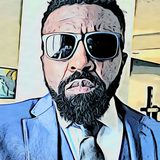
#> input picture alain-tchamo-officiel.jpg, 160 x 160 px
$ python -i deck.py   (imports and definitions only)
#> lines starting #> are read from the running program, lines starting #| are printed output that depends on the picture; after the words box and inside, x2 and y2 are one past the last pixel; in counts of white or black regions, pixels touching at a corner belong together
"""
Aurora Dark Premium — moteur de rendu double (PPTX + aperçu PNG).
Un même "spec" de slide alimente python-pptx et un rendu PIL de vérification.
"""
import copy
from pptx import Presentation
from pptx.util import Emu, Pt
from pptx.dml.color import RGBColor
from pptx.enum.text import PP_ALIGN, MSO_ANCHOR
from pptx.enum.shapes import MSO_SHAPE
from pptx.oxml.ns import qn
from PIL import Image, ImageDraw, ImageFont
import math, os

EMU = 914400
def IN(v): return Emu(int(v*EMU))
PXIN = 100  # preview px per inch
W_IN, H_IN = 13.3333, 7.5

FONTDIR = "/usr/share/fonts/truetype/custom"
FONT_FILES = {
    "Montserrat": "Montserrat-Regular.ttf",
    "Montserrat Medium": "Montserrat-Medium.ttf",
    "Montserrat SemiBold": "Montserrat-SemiBold.ttf",
    "Montserrat Bold": "Montserrat-Bold.ttf",
    "Montserrat ExtraBold": "Montserrat-ExtraBold.ttf",
    "Montserrat Black": "Montserrat-Black.ttf",
    "Inter": "Inter-Regular.ttf",
    "Inter Medium": "Inter-Medium.ttf",
    "Inter SemiBold": "Inter-SemiBold.ttf",
    "Inter Bold": "Inter-Bold.ttf",
}

# ---------- palette ----------
INK        = "0A0E1A"
INK2       = "0E1426"
INK_BOT    = "070A12"
CARD       = "151D33"
CARD2      = "1A2440"
CARD_HI    = "1E2A4A"
BORDER     = "263352"
BORDER_HI  = "3A4A78"
WHITE      = "FFFFFF"
TXT        = "F4F7FF"
TXT2       = "AEB9D6"
TXT3       = "7E8AAC"
# accents
BLUE       = "5B8DEF"
VIOLET     = "9B6DFF"
GOLD       = "F6B43C"
GOLD2      = "FFD36E"
CYAN       = "31D7E6"
ROSE       = "FB7185"
GREEN      = "3DDC97"

GR_PRIMARY = (BLUE, VIOLET)
GR_GOLD    = (GOLD, GOLD2)
GR_CYAN    = (CYAN, BLUE)
GR_ROSE    = (ROSE, VIOLET)
GR_GREEN   = (GREEN, CYAN)

def hx(c): return tuple(int(c[i:i+2],16) for i in (0,2,4))

# ===================================================================
#  SPEC builders — chaque slide est une liste d'éléments (dicts)
# ===================================================================
def el(t, **k): k["t"]=t; return k

# ===================================================================
#  PPTX RENDERER
# ===================================================================
def _set_fill(shape, color):
    shape.fill.solid(); shape.fill.fore_color.rgb = RGBColor.from_string(color)

def _no_line(shape):
    shape.line.fill.background()

# [40 lines left out: functions _grad_xml, _radial_xml, _apply_grad, _shadow, not called in this run]

def _set_spc(run, spc_pt):
    run._r.get_or_add_rPr().set('spc', str(int(spc_pt*100)))

# [92 lines left out: functions _run_grad, render_pptx, _add_rrect, _pptx_el, _pptx_text, not called in this run]

# ===================================================================
#  PIL PREVIEW RENDERER
# ===================================================================
_fcache={}
# [5 lines left out: function _pil_font, not called in this run]

def make_circle_avatar(src, out, d=360):
    """Recadre une photo en cercle (fond transparent) pour servir d'avatar."""
#> called with src = '../alain-tchamo-officiel.jpg', out = 'out.png', d = 360
    im=Image.open(src).convert("RGBA")
    w,h=im.size; sq=min(w,h)
#> after `w, h = im.size`: w = 160; h = 160
#> after `sq = min(w, h)`: sq = 160
    im=im.crop(((w-sq)//2,(h-sq)//2,(w-sq)//2+sq,(h-sq)//2+sq)).resize((d,d),Image.LANCZOS)
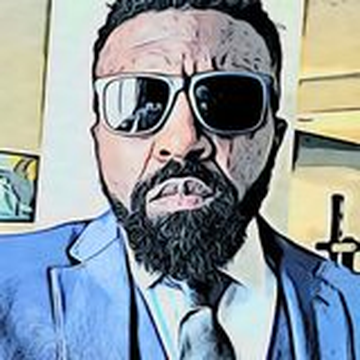
#> im: PIL image 360x360 RGBA; mean R, G, B, A 143.1, 153.3, 159.3, 255
    mask=Image.new("L",(d,d),0); ImageDraw.Draw(mask).ellipse([0,0,d-1,d-1],fill=255)
#> after `mask = Image.new('L', (d, d), 0)`: mask: PIL image 360x360 L; every value is 0
#> after `ImageDraw.Draw(mask).ellipse([0, 0, d - 1, d - 1], fill=255)`:
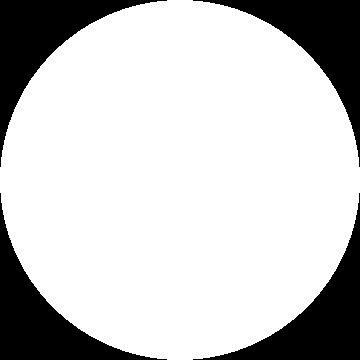
#> mask: PIL image 360x360 L; 78.5% white; 4 black regions, box (x1, y1, x2, y2) and area: (0, 0, 167, 167) 6967, (193, 0, 360, 167) 6967, (0, 193, 167, 360) 6967, (193, 193, 360, 360) 6967
    res=Image.new("RGBA",(d,d),(0,0,0,0)); res.paste(im,(0,0),mask)
#> after `res = Image.new('RGBA', (d, d), (0, 0, 0, 0))`: res: PIL image 360x360 RGBA; every value is 0
#> after `res.paste(im, (0, 0), mask)`:
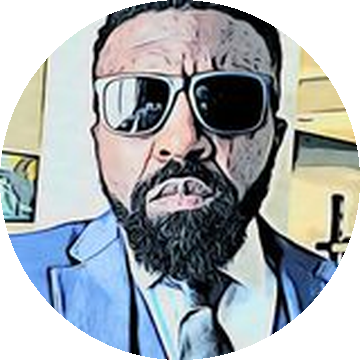
#> res: PIL image 360x360 RGBA; mean R, G, B, A 110.7, 116.6, 120.3, 200.2; transparent parts drawn white
    res.save(out); return out

def _lerp(a,b,t): return tuple(int(a[i]+(b[i]-a[i])*t) for i in range(3))

# [155 lines left out: functions _grad_img, _radial_img, _wrap, _draw_text_run, render_preview, _preview_text and 1 more, not called in this run]

>>> result = make_circle_avatar('../alain-tchamo-officiel.jpg', 'out.png')

$ run again, on dj-styvo-godson.jpg
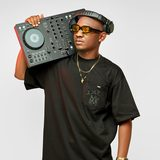
#> input picture dj-styvo-godson.jpg, 160 x 160 px
#> in make_circle_avatar, `im=im.crop(((w-sq)//2,(h-sq)//2,(w-sq)//2+sq,(h-sq)//2+sq)).resize((d,..`:
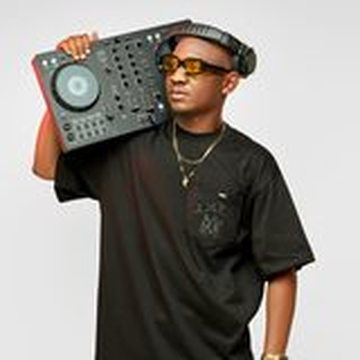
#> im: PIL image 360x360 RGBA; mean R, G, B, A 147, 142.3, 136.9, 255
#> mask: PIL image 360x360 L; every value is 0
#> mask: PIL image 360x360 L; 78.5% white; 4 black regions, box (x1, y1, x2, y2) and area: (0, 0, 167, 167) 6967, (193, 0, 360, 167) 6967, (0, 193, 167, 360) 6967, (193, 193, 360, 360) 6967
#> res: PIL image 360x360 RGBA; every value is 0
#> in make_circle_avatar, `res.paste(im, (0, 0), mask)`:
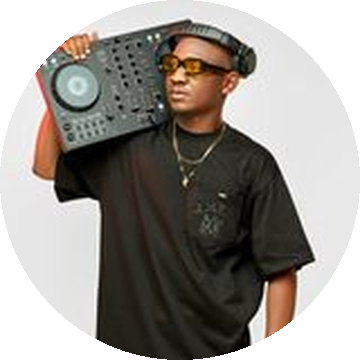
#> res: PIL image 360x360 RGBA; mean R, G, B, A 99.7, 95.4, 90.3, 200.2; transparent parts drawn white

$ run again, on justine-kems.jpg
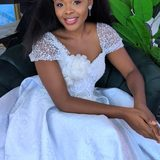
#> input picture justine-kems.jpg, 160 x 160 px
#> in make_circle_avatar, `im=im.crop(((w-sq)//2,(h-sq)//2,(w-sq)//2+sq,(h-sq)//2+sq)).resize((d,..`:
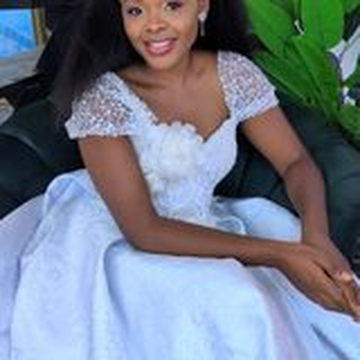
#> im: PIL image 360x360 RGBA; mean R, G, B, A 113.6, 122.8, 135.6, 255
#> mask: PIL image 360x360 L; every value is 0
#> mask: PIL image 360x360 L; 78.5% white; 4 black regions, box (x1, y1, x2, y2) and area: (0, 0, 167, 167) 6967, (193, 0, 360, 167) 6967, (0, 193, 167, 360) 6967, (193, 193, 360, 360) 6967
#> res: PIL image 360x360 RGBA; every value is 0
#> in make_circle_avatar, `res.paste(im, (0, 0), mask)`:
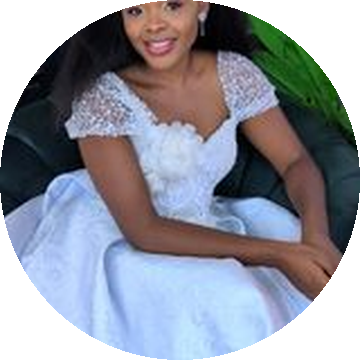
#> res: PIL image 360x360 RGBA; mean R, G, B, A 91, 94.3, 104.8, 200.2; transparent parts drawn white
